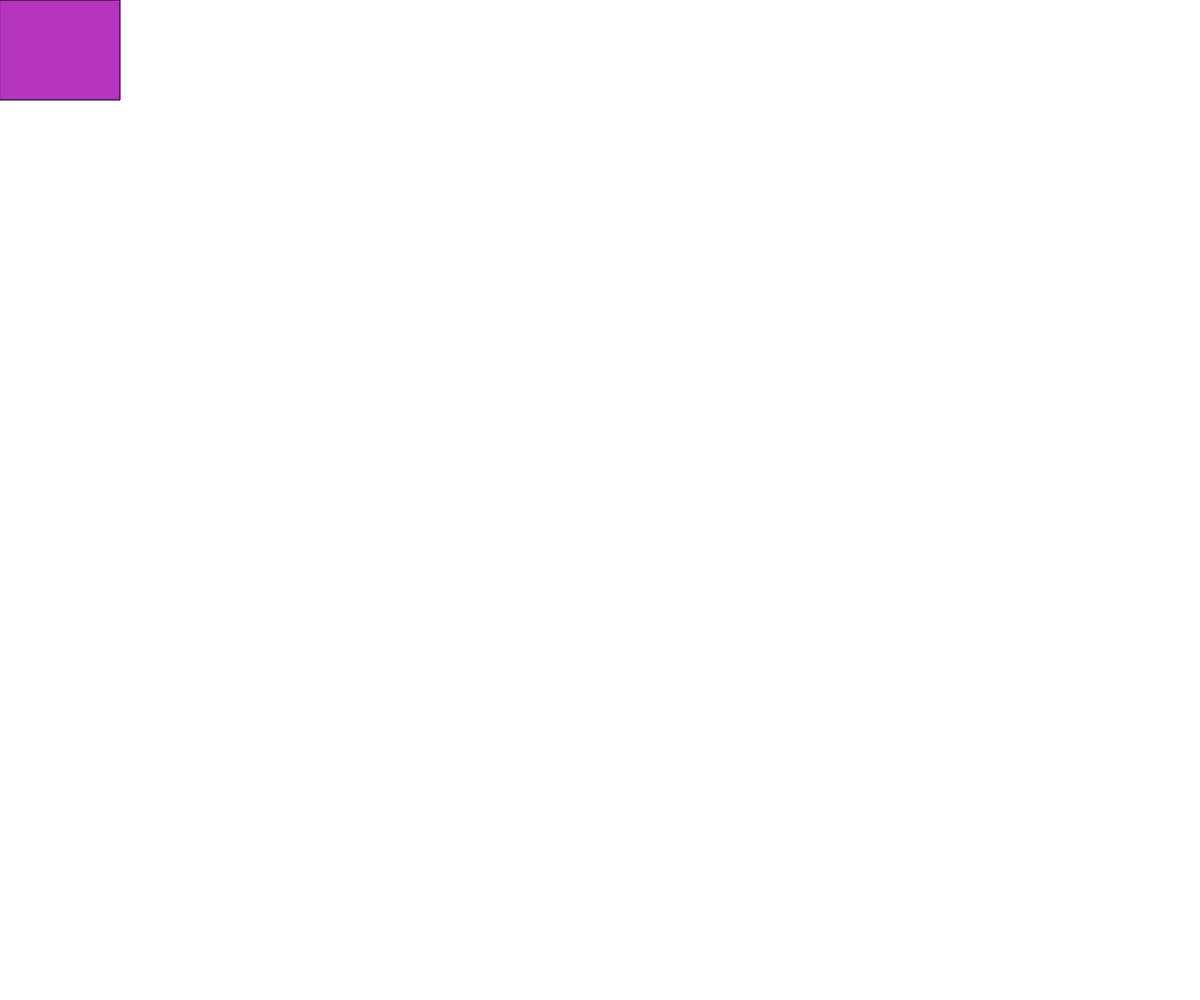
Frame 1 (no input)
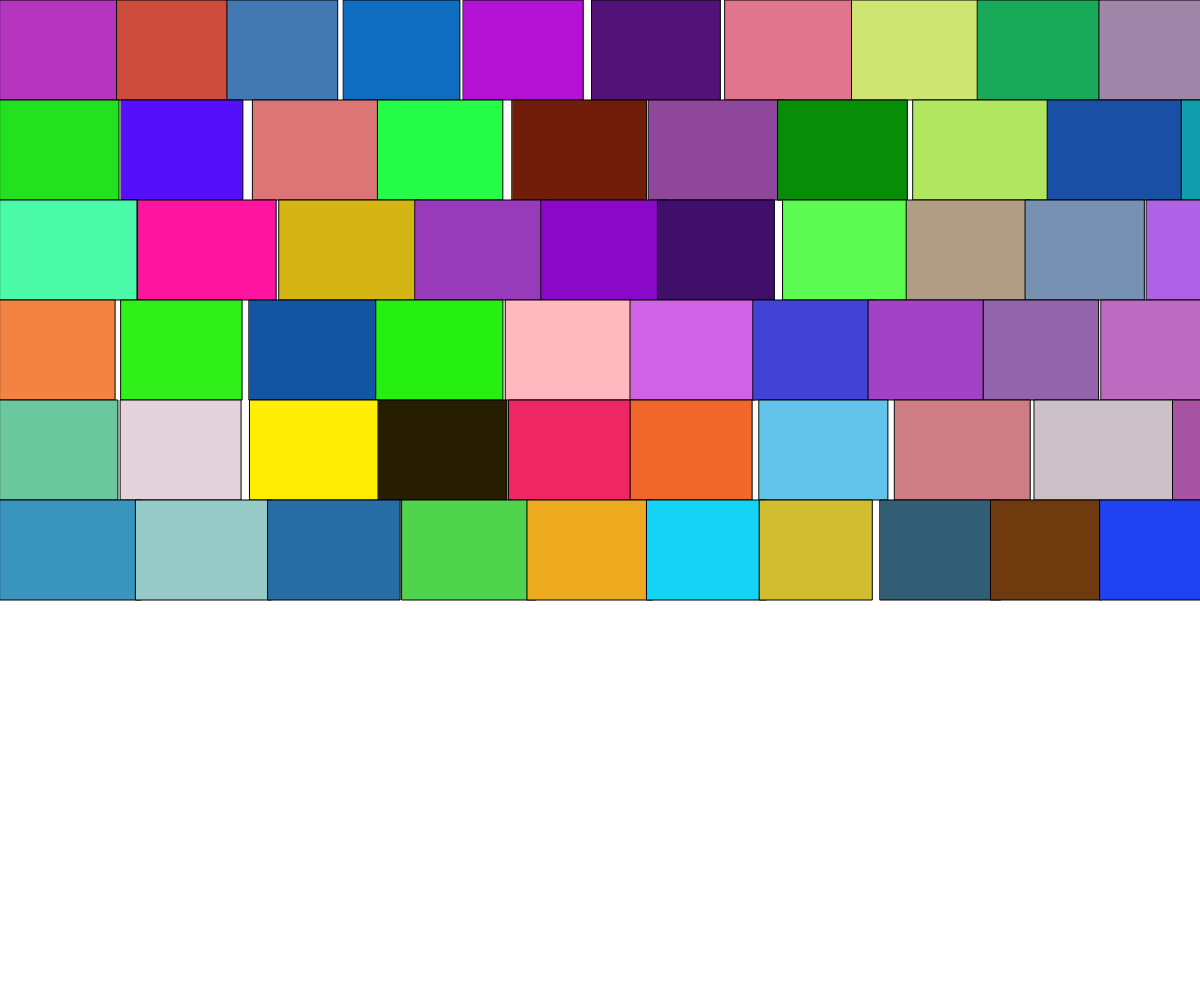
Frame 60 (no input)
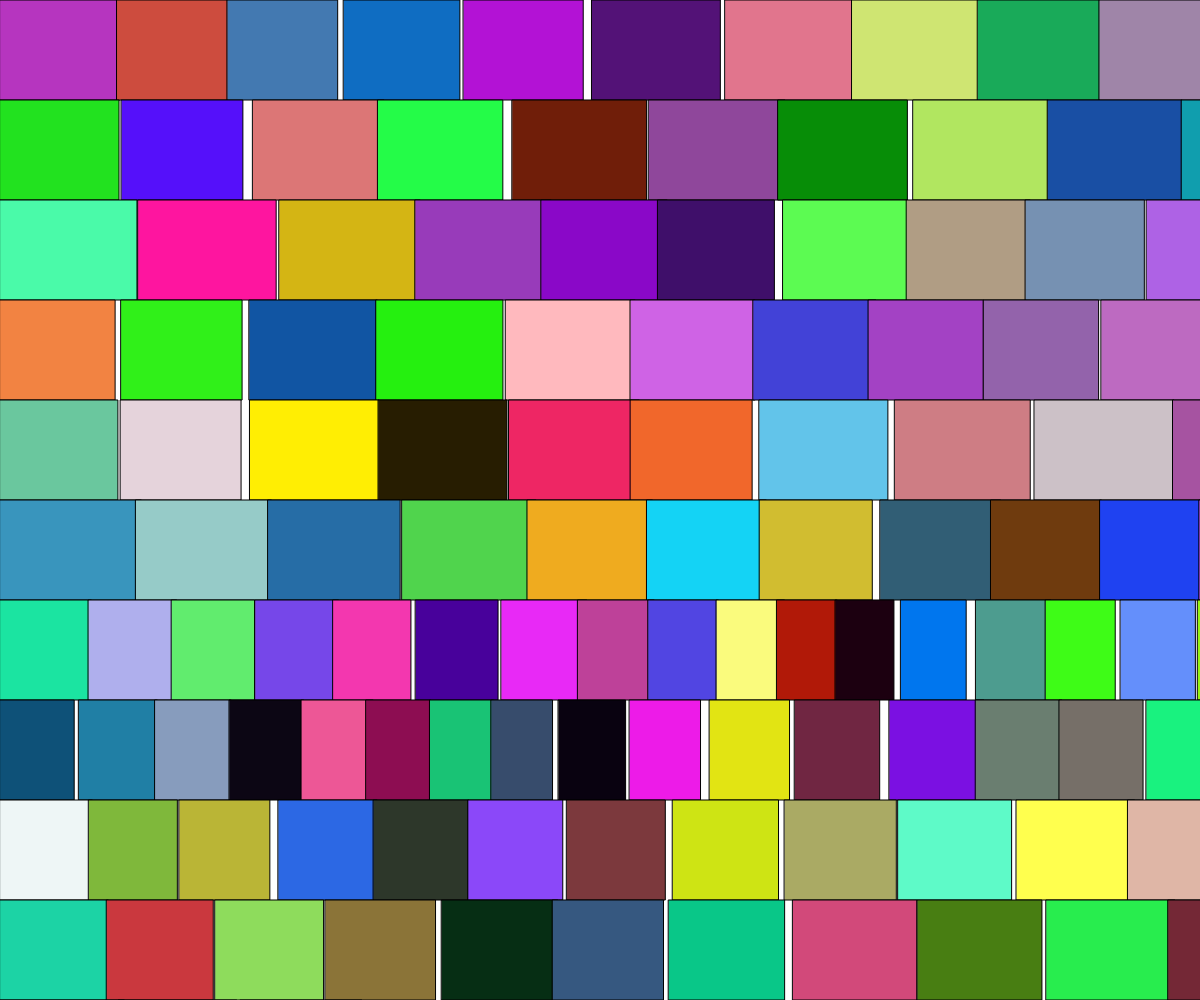
Frame 120 (the mouse pressed at the canvas centre since frame 60)

The p5.js sketch that drew these frames (run headless with seeded random() and noise() and a simulated clock; from frame 60 on, the mouse is pressed at the canvas centre):

// p5.js sketch
// ── sketch.js
// https://editor.p5js.org/jht9629-nyu/sketches/VzFp9JrIe
// pattern animation random mix

let x;
let y;
let w;
let h;

function setup() {
  // size canvas to accommodate mobile window
  createCanvas(windowWidth, windowHeight);
  x = 0;
  y = 0;
  w = width / 10;
  h = height / 10;
  // frameRate(1);
}

function draw() {
  // background(220);  // TRY enabling

  let r = random(255);
  let g = random(255);
  let b = random(255);
  let a = 255;  // Alpha - TRY other values 0 to 255

  fill(r, g, b, a);
  rect(x, y, w, h);

  w += random(-2,2) * 5
  
  x = x + w;
  if (x >= width) {
    x = 0;
    y = y + h;
    if (y > height) {
      y = 0;
    }
  }
}

// https://editor.p5js.org/jht9629-nyu/sketches/Xha1utfMM
// pattern animation random colors
